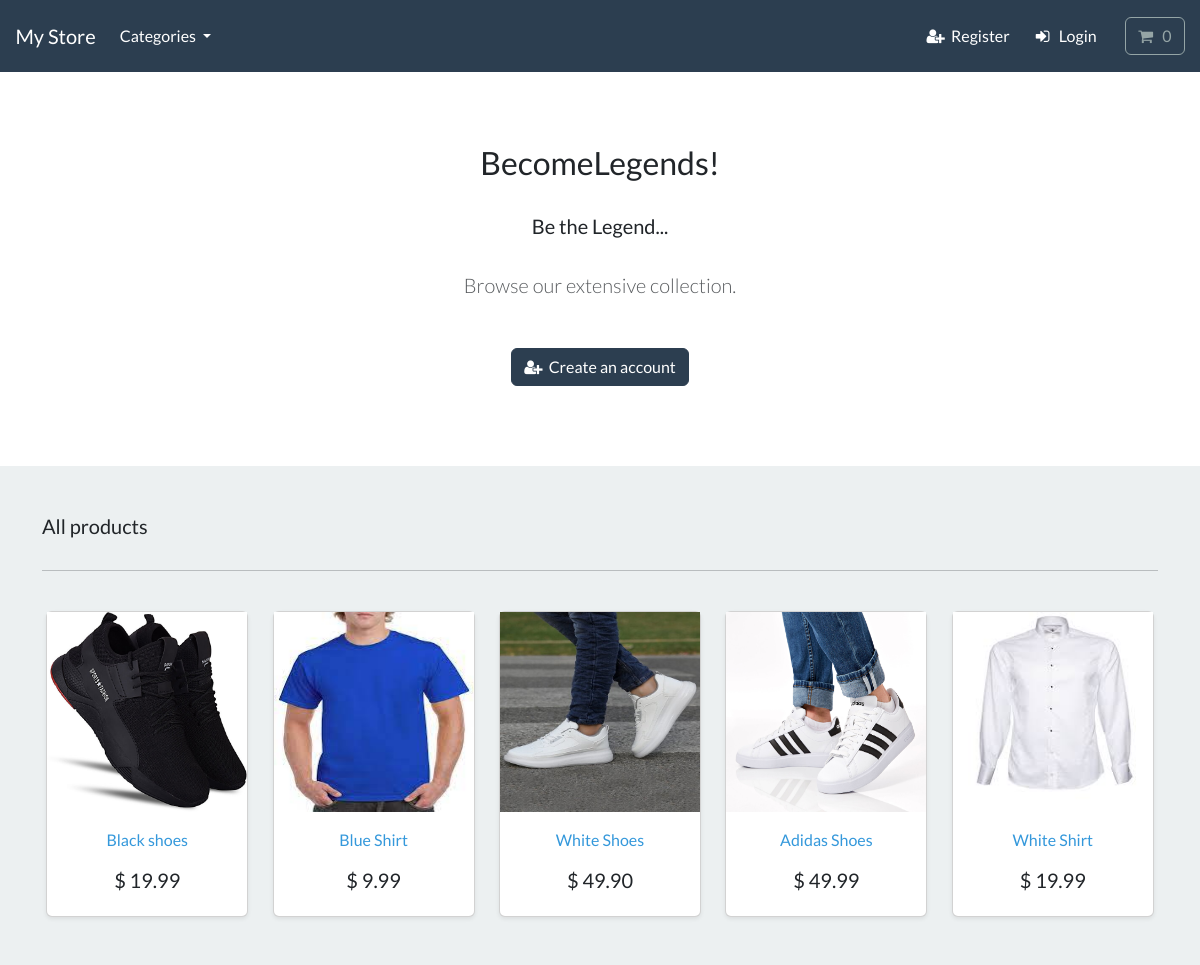
The page / on the database its author committed.
### store/models.py (models this page shows, shortened)
class Product(models.Model):
    category =  models.ForeignKey(Category, related_name='product', on_delete=models.CASCADE, null=True)
    title = models.CharField(max_length=250)
    brand = models.CharField(max_length=250, default='un-branded')
    description = models.TextField(blank=True)
    slug = models.SlugField(max_length=255)
    price = models.DecimalField(max_digits=4, decimal_places=2)
    image = models.ImageField(upload_to='images/')
    class Meta:
        verbose_name_plural = 'products'
    def get_absolute_url(self):
        return reverse("product-info", args=[self.slug])

### store/views.py (the view)
# urls.py: path('', include('store.urls')),
def store(request):
    all_products = Product.objects.all()
    context = {'my_products': all_products}
    return render(request, 'store/store.html', context)

### cart/cart.py (called while the page is built)
    def __len__(self):
        return sum(item['qty'] for item in self.cart.values())

### cart/context_processors.py (called while the page is built)
def cart(request):
    return {'cart': Cart(request)}

### store/models.py (called while the page is built)
    def get_absolute_url(self):
        return reverse('list-category', args=[self.slug])

### store/views.py (called while the page is built)
def categories(request):
    all_categories = Category.objects.all()
    return {'all_categories': all_categories}

### store/templates/store/store.html
{% extends "./base.html" %}
{% load static %}
{% block content %}
    <section class="py-4 text-center container">
        <div class="row py-lg-5">
            <div class="col-lg-6 col-md-8 mx-auto">
                <h3> BecomeLegends! </h3>
                <br>
                <h5> Be the Legend... </h5>
                <br>
                <p class="lead text-muted">
                Browse our extensive collection.
                </p>
                <br>
                <a href="{% url 'register' %}" class="btn btn-primary my-2"> <i class="fa fa-user-plus" aria-hidden="true"></i> &nbsp;Create an account </a>
            </div>
        </div>
    </section>
    <div class="album py-5 bg-light">
      <div class="container">
          <div class="pb-3 h5"> All products </div>
          <hr>
          <br>
          <div class="row row-cols-1 row-cols-sm-2 row-cols-md-5 g-3">
              {% for product in my_products %}
              <div class="col d-flex justify-content-center">
                  <div class="card shadow-sm" style="text-align: center;">
                      <img class="img-fluid" alt="Responsive image" src="{{ product.image.url }}" style="width: 200px; height: 200px; display: block; margin: 0 auto;">
                      <div class="card-body" style="text-align: center;">
                          <p class="card-text">
                              <a class="text-info text-decoration-none" href="{{ product.get_absolute_url }}">{{ product.title | capfirst }}</a>
                          </p>
                          <div class="d-flex justify-content-center align-items-center">
                              <h5> $ {{ product.price }} </h5>
                          </div>
                      </div>
                  </div>
              </div>
              {% endfor %}
          </div>
      </div>
  </div>
{% endblock %}

### store/templates/store/base.html (shortened to what this page needs)
{% load static %}
<!DOCTYPE html>
<html>
    <head>
        <link rel="stylesheet" href="https://bootswatch.com/5/flatly/bootstrap.min.css">
        <link rel="stylesheet" href="https://cdnjs.cloudflare.com/ajax/libs/font-awesome/4.7.0/css/font-awesome.min.css">
        <link rel="stylesheet" href="{% static 'css/styles.css' %}"
    </head>
    <nav class="navbar navbar-expand-lg bg-primary justify-content-center">
        <a class="navbar-brand main-heading text-white" href="{% url 'store' %}">
        &nbsp; &nbsp; My Store
        </a>
        <div class="collapse navbar-collapse" id="navbarCollapse">
            <ul class="navbar-nav me-auto mb-2 mb-md-0">
                <li class="nav-item dropdown">
                    <a class="nav-link dropdown-toggle text-white" href="#" id="navbarDropdown" role="button"
                    data-bs-toggle="dropdown" aria-expanded="false">
                        Categories
                    </a>
                </li>
            </ul>
        </div>
        <div class="collapse navbar-collapse text-center" id="navbarNavDropdown">
            <ul class="navbar-nav ms-auto">
                {% if user.is_authenticated %}
                    <li class="nav-item">
                        <a class="btn btn-alert navbar-btn text-white" type="button"  href="{% url 'dashboard' %}"><i class="fa fa-home" aria-hidden="true"></i> &nbsp;Dashboard </a>
                    </li>
                {% else %}
                    <li class="nav-item">
                        <a class="btn btn-alert navbar-btn text-white" type="button"  href="{% url 'register' %}"> <i class="fa fa-user-plus" aria-hidden="true"></i> &nbsp;Register </a>
                    </li>
                {% endif %}
                {% if user.is_authenticated %}
                    <li class="nav-item">
                        <a class="btn btn-alert navbar-btn text-white" type="button"  href="{% url 'user-logout' %}"> <i class="fa fa-sign-out" aria-hidden="true"></i> &nbsp; Logout </a>
                    </li>
                {% else %}
                    <li class="nav-item">
                        <a class="btn btn-alert navbar-btn text-white" type="button"  href="{% url 'my-login' %}"> <i class="fa fa-sign-in" aria-hidden="true"></i> &nbsp; Login </a>
                    </li>
                {% endif %}
                <li class="nav-item">
                    <a type="button" role="button" href="{% url 'cart-summary' %}" class="btn btn-outline-secondary">
                        <i class="fa fa-shopping-cart" aria-hidden="true"> </i>
                        <div id="cart-qty" class="d-inline-flex">
                            {% with qty_amount=cart|length %}
                                {% if qty_amount > 0 %}
                                    {{ qty_amount }}
                                    {% else %}
                                        0
                                {% endif %}
                            {% endwith %}
                        </div>
                    </a>
                </li>
            </ul>
        </div>
    </nav>
    <body>
        {% block content %}
        {% endblock %}
    </body>
</html>

### rows shown on the page
Product: image (picture), title "Black shoes", price "19.99"
Product: image (picture), title "Blue Shirt", price "9.99"
Product: image (picture), title "White Shoes", price "49.90"
Product: image (picture), title "Adidas Shoes", price "49.99"
Product: image (picture), title "White Shirt", price "19.99"
